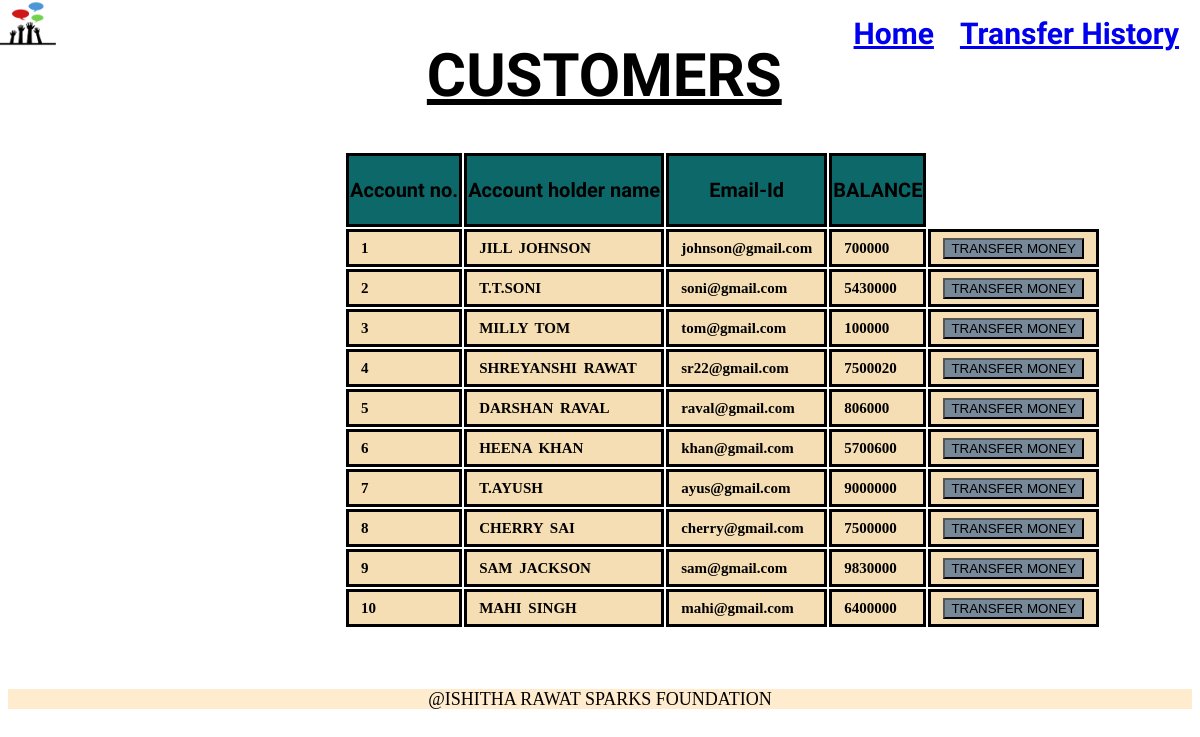
The page /customers.php on the database its author committed.
### tables this page shows
CREATE TABLE `cust` (
  `id` int(30) NOT NULL,
  `Name` varchar(30) NOT NULL,
  `Email-Id` varchar(30) NOT NULL,
  `Bank Name` varchar(30) NOT NULL,
  `State` varchar(30) NOT NULL,
  `balance` int(30) NOT NULL
);

### customers.php (the view, shortened to what this page needs)
<!DOCTYPE html>
<html lang="en">
<head>
    <link rel="stylesheet"  href="customer.css">
</head>
<body>
<header> <nav>
        <div class="logo">
          <img
            src="logo_small.png"
            alt="" width="50px" height="56px">
            </div>
<div class="collapse navbar-collapse" id="navbarSupportedContent">
      <ul class="navbar-nav ml-auto">
        <li class="nav-item">
          <a class="nav-link active" aria-current="page" href="index.php">Home</a>
        </li>
        <li class="nav-item">
          <a class="nav-link active" aria-current="page" href="transactions.php">Transfer History</a>
        </li>
        </ul>
</div>
</nav>
</header>
<u><h1>CUSTOMERS</h1></u>
<?php
    include 'config.php';
    $sql = "SELECT * FROM cust";
    $result = mysqli_query($conn,$sql);
?>
<div class="container">
            <div class="row">
                <div class="col">
                    <div class="table-responsive-sm">
                    <table class="table table-hover table-sm table-striped table-condensed table-bordered" style="border-color:black;">
                        <thead style="color : white;">
                            <tr>
                            <th scope="col" class="text-center py-2">Account no.</th>
                            <th scope="col" class="text-center py-2">Account holder name</th>
                            <th scope="col" class="text-center py-2">Email-Id</th>
                            <th scope="col" class="text-center py-2">BALANCE</th>
                            </tr>
                        </thead>
                        <tbody>
                <?php
                    while($rows=mysqli_fetch_assoc($result)){
                ?>
                    <tr style="color : black;">
                        <td class="py-2"><?php echo $rows['id'] ?></td>
                        <td class="py-2"><?php echo $rows['Name']?></td>
                        <td class="py-2"><?php echo $rows['Email-Id']?></td>
                        <td class="py-2"><?php echo $rows['balance']?></td>
                        <td><a href="selecteduserdetail.php?id= <?php echo $rows['id'] ;?>"> <button type="button" class="btn" style="background-color : #778899;">TRANSFER MONEY </button></a></td>
                    </tr>
                <?php
                    }
                ?>
                        </tbody>
                    </table>
                    </div>
                </div>
            </div>
         </div>
         <footer>
            <p>@ISHITHA RAWAT    SPARKS FOUNDATION</p>
        </footer>
</body>
</html>

### customer.css (style rules this page uses)
.logo img { display: flex; float: left; justify-content: left; padding-left: 0px; height: 50px; width: 56px; position: fixed; top: 0vh; left: 0vh; }
table { padding-top: 0px; margin-top: 0px; padding-left: 186px; margin-left: 150px; padding-right: 2px; justify-content: center; }
th { font-family: 'Carter One', cursive; font-weight: bolder; font-size: 20px; color: black; background-color: rgb(13, 105, 105); height: 66px; border: solid black; }
td { font-family:'Goblin One', cursive; font-size: 15px; color: black; background-color: wheat; height: 2em; padding-left: 12px; padding-right: 12px; word-spacing: 0.2em; border: solid black; }
footer p { text-align: center; display: flex; justify-content: center; background-color: blanchedalmond; width:auto; height: 20px; font-size: 18px; margin-top: 60px; font-weight: lighter; }
nav { display: flex; float: right; justify-content: right; font-family: "Carter One", cursive; }
nav ul { height: 0px; display: flex; margin-top: 0px; padding-top: 0px; align-items: center; justify-content: flex-start; }
nav ul li { list-style: none; padding: 13px; font-size: 30px; font-weight: bolder; margin-top: 0px; padding-top: 0px; }
li.nav-item { display: flex; float: right; justify-content: right; font-family: "Carter One", cursive; }
h1 { font-family: "Carter One", cursive; font-size: 60px; font-weight: bolder; text-align: center; margin-left: 400px; padding-bottom: 0px; }

### customers.php (style rules this page uses)
button { transition: 1.5s; }

### rows shown on the page
cust: id "1", Name "JILL JOHNSON", value "johnson@gmail.com", balance "700000"
cust: id "2", Name "T.T.SONI", value "soni@gmail.com", balance "5430000"
cust: id "3", Name "MILLY TOM", value "tom@gmail.com", balance "100000"
cust: id "4", Name "SHREYANSHI RAWAT", value "sr22@gmail.com", balance "7500020"
cust: id "5", Name "DARSHAN RAVAL", value "raval@gmail.com", balance "806000"
cust: id "6", Name "HEENA KHAN", value "khan@gmail.com", balance "5700600"
cust: id "7", Name "T.AYUSH", value "ayus@gmail.com", balance "9000000"
cust: id "8", Name "CHERRY SAI", value "cherry@gmail.com", balance "7500000"
cust: id "9", Name "SAM JACKSON", value "sam@gmail.com", balance "9830000"
cust: id "10", Name "MAHI SINGH", value "mahi@gmail.com", balance "6400000"
